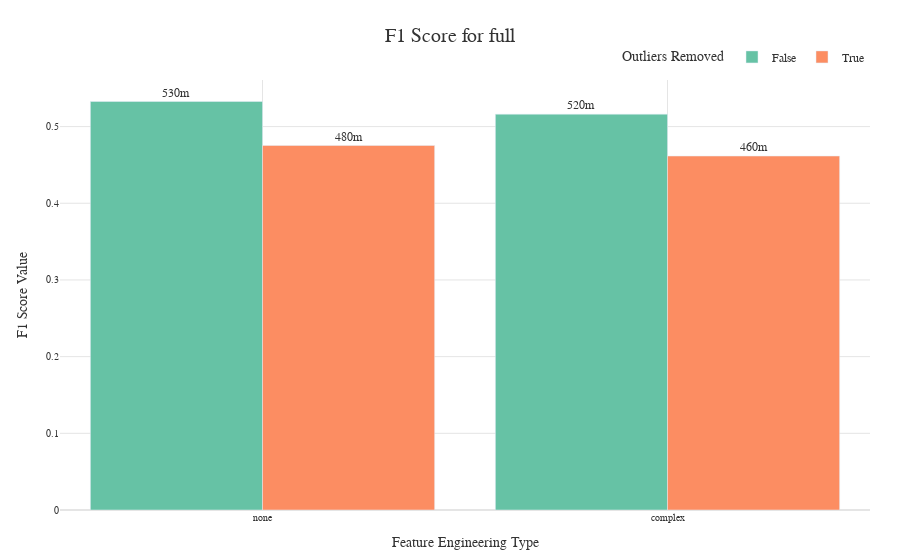
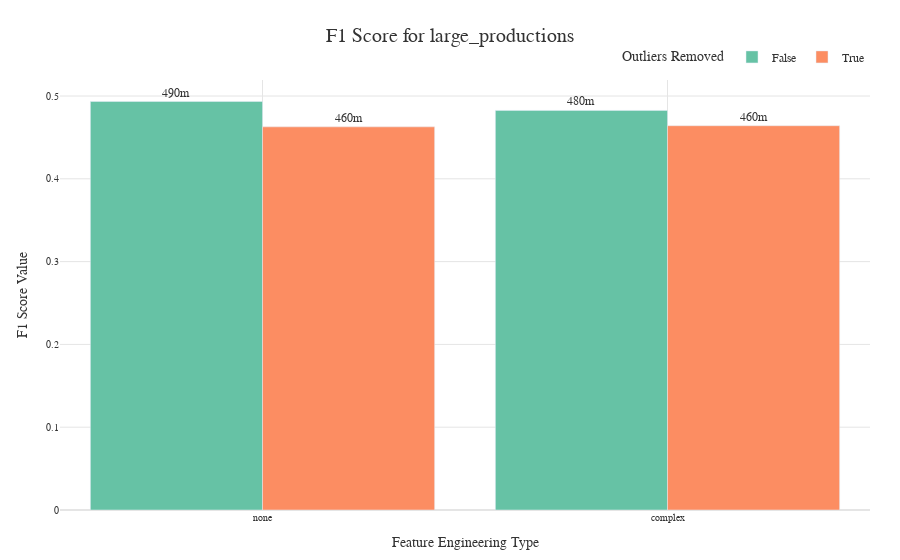
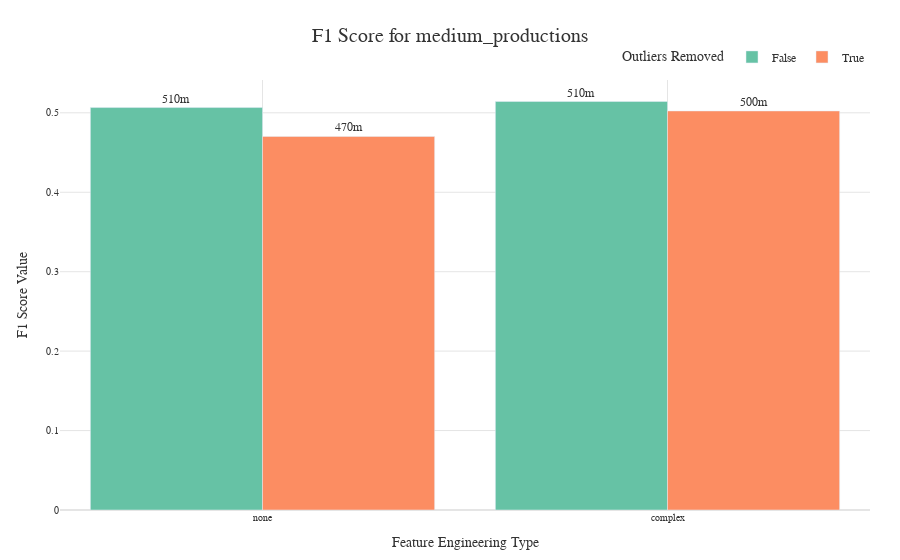
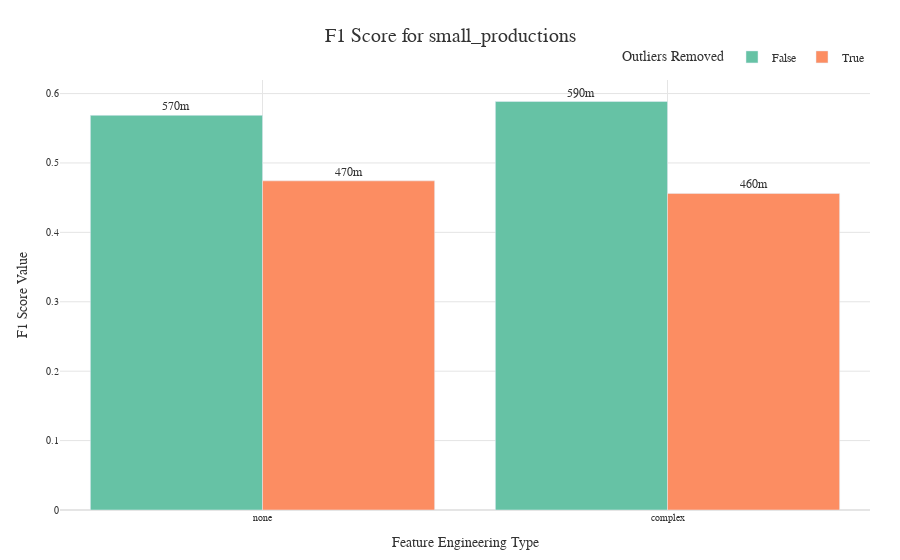

Write notebook code for charts like these, in order.
### Code cell
plot_one_metric_of_different_datasets_per_feature_engineering_outliers_with_plotly(experiment_df, problem_type='multi_class_classification', metric='F1 Score', metric_agg='max')

### Figure 1 — Plotly figure (JSON) as saved in the notebook; plotly's stock layout.template omitted (floating-point values rounded to 4 significant figures)
{"data": [{"alignmentgroup": "True", "hovertemplate": "Outliers Removed=False<br>Feature Engineering Type=%{x}<br>F1 Score Value=%{text}<extra></extra>", "legendgroup": "False", "marker": {"color": "#66C2A5", "pattern": {"shape": ""}}, "name": "False", "offsetgroup": "False", "orientation": "v", "showlegend": true, "text": [0.5162, 0.5327], "textposition": "outside", "texttemplate": "%{text:.2s}", "type": "bar", "x": ["complex", "none"], "xaxis": "x", "y": [0.5162, 0.5327], "yaxis": "y"}, {"alignmentgroup": "True", "hovertemplate": "Outliers Removed=True<br>Feature Engineering Type=%{x}<br>F1 Score Value=%{text}<extra></extra>", "legendgroup": "True", "marker": {"color": "#FC8D62", "pattern": {"shape": ""}}, "name": "True", "offsetgroup": "True", "orientation": "v", "showlegend": true, "text": [0.4616, 0.4753], "textposition": "outside", "texttemplate": "%{text:.2s}", "type": "bar", "x": ["complex", "none"], "xaxis": "x", "y": [0.4616, 0.4753], "yaxis": "y"}], "layout": {"bargap": 0.15, "barmode": "group", "font": {"color": "#333333", "family": "Arial", "size": 12}, "legend": {"orientation": "h", "title": {"text": "Outliers Removed"}, "tracegroupgap": 0, "x": 1, "xanchor": "right", "y": 1.02, "yanchor": "bottom"}, "margin": {"b": 50, "l": 60, "r": 30, "t": 80}, "plot_bgcolor": "white", "showlegend": true, "title": {"font": {"color": "#333333", "size": 20}, "text": "F1 Score for full", "x": 0.5, "xanchor": "center", "y": 0.95, "yanchor": "top"}, "xaxis": {"anchor": "y", "categoryarray": ["none", "complex"], "categoryorder": "array", "domain": [0, 1], "gridcolor": "#E5E5E5", "showgrid": true, "tickangle": 0, "tickfont": {"size": 10}, "title": {"text": "Feature Engineering Type"}}, "yaxis": {"anchor": "x", "domain": [0, 1], "gridcolor": "#E5E5E5", "showgrid": true, "tickfont": {"size": 10}, "title": {"text": "F1 Score Value"}, "type": "linear", "zeroline": true, "zerolinecolor": "#E5E5E5"}}}

### Figure 2 — Plotly figure (JSON) as saved in the notebook; plotly's stock layout.template omitted (floating-point values rounded to 4 significant figures)
{"data": [{"alignmentgroup": "True", "hovertemplate": "Outliers Removed=False<br>Feature Engineering Type=%{x}<br>F1 Score Value=%{text}<extra></extra>", "legendgroup": "False", "marker": {"color": "#66C2A5", "pattern": {"shape": ""}}, "name": "False", "offsetgroup": "False", "orientation": "v", "showlegend": true, "text": [0.4826, 0.4934], "textposition": "outside", "texttemplate": "%{text:.2s}", "type": "bar", "x": ["complex", "none"], "xaxis": "x", "y": [0.4826, 0.4934], "yaxis": "y"}, {"alignmentgroup": "True", "hovertemplate": "Outliers Removed=True<br>Feature Engineering Type=%{x}<br>F1 Score Value=%{text}<extra></extra>", "legendgroup": "True", "marker": {"color": "#FC8D62", "pattern": {"shape": ""}}, "name": "True", "offsetgroup": "True", "orientation": "v", "showlegend": true, "text": [0.4641, 0.4628], "textposition": "outside", "texttemplate": "%{text:.2s}", "type": "bar", "x": ["complex", "none"], "xaxis": "x", "y": [0.4641, 0.4628], "yaxis": "y"}], "layout": {"bargap": 0.15, "barmode": "group", "font": {"color": "#333333", "family": "Arial", "size": 12}, "legend": {"orientation": "h", "title": {"text": "Outliers Removed"}, "tracegroupgap": 0, "x": 1, "xanchor": "right", "y": 1.02, "yanchor": "bottom"}, "margin": {"b": 50, "l": 60, "r": 30, "t": 80}, "plot_bgcolor": "white", "showlegend": true, "title": {"font": {"color": "#333333", "size": 20}, "text": "F1 Score for large_productions", "x": 0.5, "xanchor": "center", "y": 0.95, "yanchor": "top"}, "xaxis": {"anchor": "y", "categoryarray": ["none", "complex"], "categoryorder": "array", "domain": [0, 1], "gridcolor": "#E5E5E5", "showgrid": true, "tickangle": 0, "tickfont": {"size": 10}, "title": {"text": "Feature Engineering Type"}}, "yaxis": {"anchor": "x", "domain": [0, 1], "gridcolor": "#E5E5E5", "showgrid": true, "tickfont": {"size": 10}, "title": {"text": "F1 Score Value"}, "type": "linear", "zeroline": true, "zerolinecolor": "#E5E5E5"}}}

### Figure 3 — Plotly figure (JSON) as saved in the notebook; plotly's stock layout.template omitted (floating-point values rounded to 4 significant figures)
{"data": [{"alignmentgroup": "True", "hovertemplate": "Outliers Removed=False<br>Feature Engineering Type=%{x}<br>F1 Score Value=%{text}<extra></extra>", "legendgroup": "False", "marker": {"color": "#66C2A5", "pattern": {"shape": ""}}, "name": "False", "offsetgroup": "False", "orientation": "v", "showlegend": true, "text": [0.5142, 0.5066], "textposition": "outside", "texttemplate": "%{text:.2s}", "type": "bar", "x": ["complex", "none"], "xaxis": "x", "y": [0.5142, 0.5066], "yaxis": "y"}, {"alignmentgroup": "True", "hovertemplate": "Outliers Removed=True<br>Feature Engineering Type=%{x}<br>F1 Score Value=%{text}<extra></extra>", "legendgroup": "True", "marker": {"color": "#FC8D62", "pattern": {"shape": ""}}, "name": "True", "offsetgroup": "True", "orientation": "v", "showlegend": true, "text": [0.5023, 0.4702], "textposition": "outside", "texttemplate": "%{text:.2s}", "type": "bar", "x": ["complex", "none"], "xaxis": "x", "y": [0.5023, 0.4702], "yaxis": "y"}], "layout": {"bargap": 0.15, "barmode": "group", "font": {"color": "#333333", "family": "Arial", "size": 12}, "legend": {"orientation": "h", "title": {"text": "Outliers Removed"}, "tracegroupgap": 0, "x": 1, "xanchor": "right", "y": 1.02, "yanchor": "bottom"}, "margin": {"b": 50, "l": 60, "r": 30, "t": 80}, "plot_bgcolor": "white", "showlegend": true, "title": {"font": {"color": "#333333", "size": 20}, "text": "F1 Score for medium_productions", "x": 0.5, "xanchor": "center", "y": 0.95, "yanchor": "top"}, "xaxis": {"anchor": "y", "categoryarray": ["none", "complex"], "categoryorder": "array", "domain": [0, 1], "gridcolor": "#E5E5E5", "showgrid": true, "tickangle": 0, "tickfont": {"size": 10}, "title": {"text": "Feature Engineering Type"}}, "yaxis": {"anchor": "x", "domain": [0, 1], "gridcolor": "#E5E5E5", "showgrid": true, "tickfont": {"size": 10}, "title": {"text": "F1 Score Value"}, "type": "linear", "zeroline": true, "zerolinecolor": "#E5E5E5"}}}

### Figure 4 — Plotly figure (JSON) as saved in the notebook; plotly's stock layout.template omitted (floating-point values rounded to 4 significant figures)
{"data": [{"alignmentgroup": "True", "hovertemplate": "Outliers Removed=False<br>Feature Engineering Type=%{x}<br>F1 Score Value=%{text}<extra></extra>", "legendgroup": "False", "marker": {"color": "#66C2A5", "pattern": {"shape": ""}}, "name": "False", "offsetgroup": "False", "orientation": "v", "showlegend": true, "text": [0.5886, 0.5686], "textposition": "outside", "texttemplate": "%{text:.2s}", "type": "bar", "x": ["complex", "none"], "xaxis": "x", "y": [0.5886, 0.5686], "yaxis": "y"}, {"alignmentgroup": "True", "hovertemplate": "Outliers Removed=True<br>Feature Engineering Type=%{x}<br>F1 Score Value=%{text}<extra></extra>", "legendgroup": "True", "marker": {"color": "#FC8D62", "pattern": {"shape": ""}}, "name": "True", "offsetgroup": "True", "orientation": "v", "showlegend": true, "text": [0.4561, 0.4742], "textposition": "outside", "texttemplate": "%{text:.2s}", "type": "bar", "x": ["complex", "none"], "xaxis": "x", "y": [0.4561, 0.4742], "yaxis": "y"}], "layout": {"bargap": 0.15, "barmode": "group", "font": {"color": "#333333", "family": "Arial", "size": 12}, "legend": {"orientation": "h", "title": {"text": "Outliers Removed"}, "tracegroupgap": 0, "x": 1, "xanchor": "right", "y": 1.02, "yanchor": "bottom"}, "margin": {"b": 50, "l": 60, "r": 30, "t": 80}, "plot_bgcolor": "white", "showlegend": true, "title": {"font": {"color": "#333333", "size": 20}, "text": "F1 Score for small_productions", "x": 0.5, "xanchor": "center", "y": 0.95, "yanchor": "top"}, "xaxis": {"anchor": "y", "categoryarray": ["none", "complex"], "categoryorder": "array", "domain": [0, 1], "gridcolor": "#E5E5E5", "showgrid": true, "tickangle": 0, "tickfont": {"size": 10}, "title": {"text": "Feature Engineering Type"}}, "yaxis": {"anchor": "x", "domain": [0, 1], "gridcolor": "#E5E5E5", "showgrid": true, "tickfont": {"size": 10}, "title": {"text": "F1 Score Value"}, "type": "linear", "zeroline": true, "zerolinecolor": "#E5E5E5"}}}
